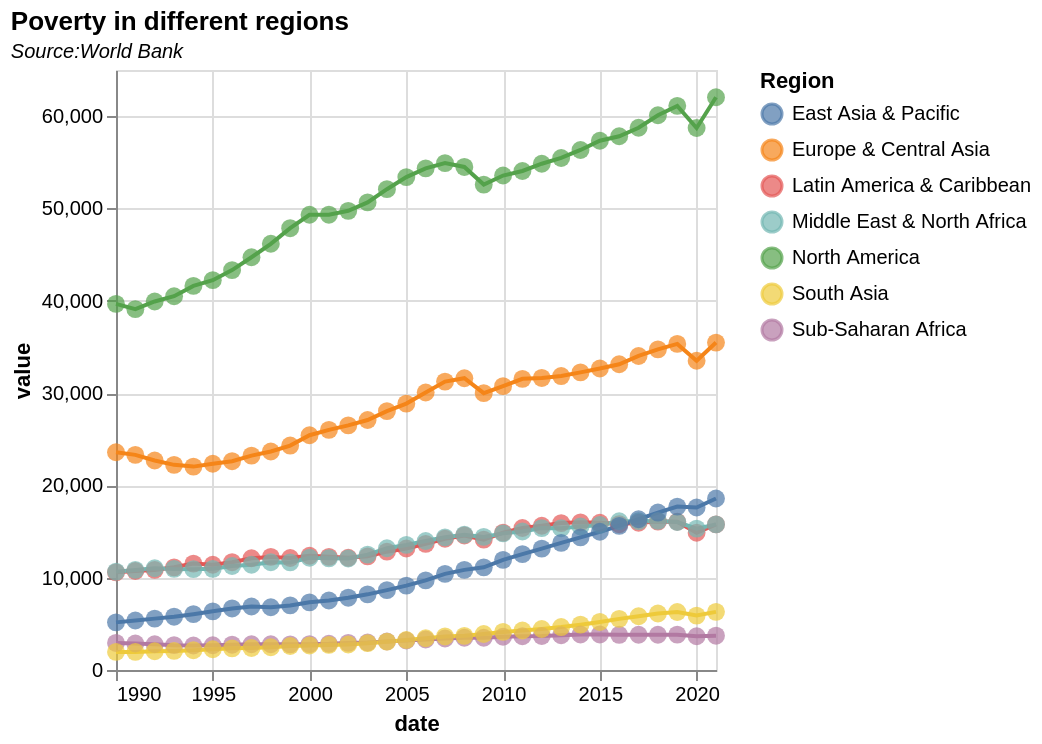

Source (Vega-Lite JSON):
### Vega-Lite specification from a JSON file in a GitHub repository (floating-point values rounded to 4 significant figures; data arrays with more than 128 entries replaced by an {"elided": "..."} marker saying what was removed)
{"$schema": "https://vega.github.io/schema/vega-lite/v5.json", "data": {"values": {"elided": "224 records"}, "format": {"parse": {"date": "date"}}}, "title": {"text": "Poverty in different regions", "subtitle": "Source:World Bank", "subtitleFontStyle": "italic", "subtitleFontSize": 10, "anchor": "start", "color": "black"}, "width": 300, "height": 300, "encoding": {"x": {"field": "date", "type": "temporal"}, "color": {"field": "Region", "type": "nominal"}}, "layer": [{"encoding": {"y": {"field": "value", "type": "quantitative"}}, "layer": [{"mark": {"type": "line", "color": "red"}}, {"mark": {"type": "circle", "size": 80, "color": "red"}}]}, {"mark": "rule", "encoding": {"opacity": {"value": 0}, "tooltip": [{"field": "date", "type": "temporal", "format": "%Y", "title": "Year"}]}}], "config": {}}
